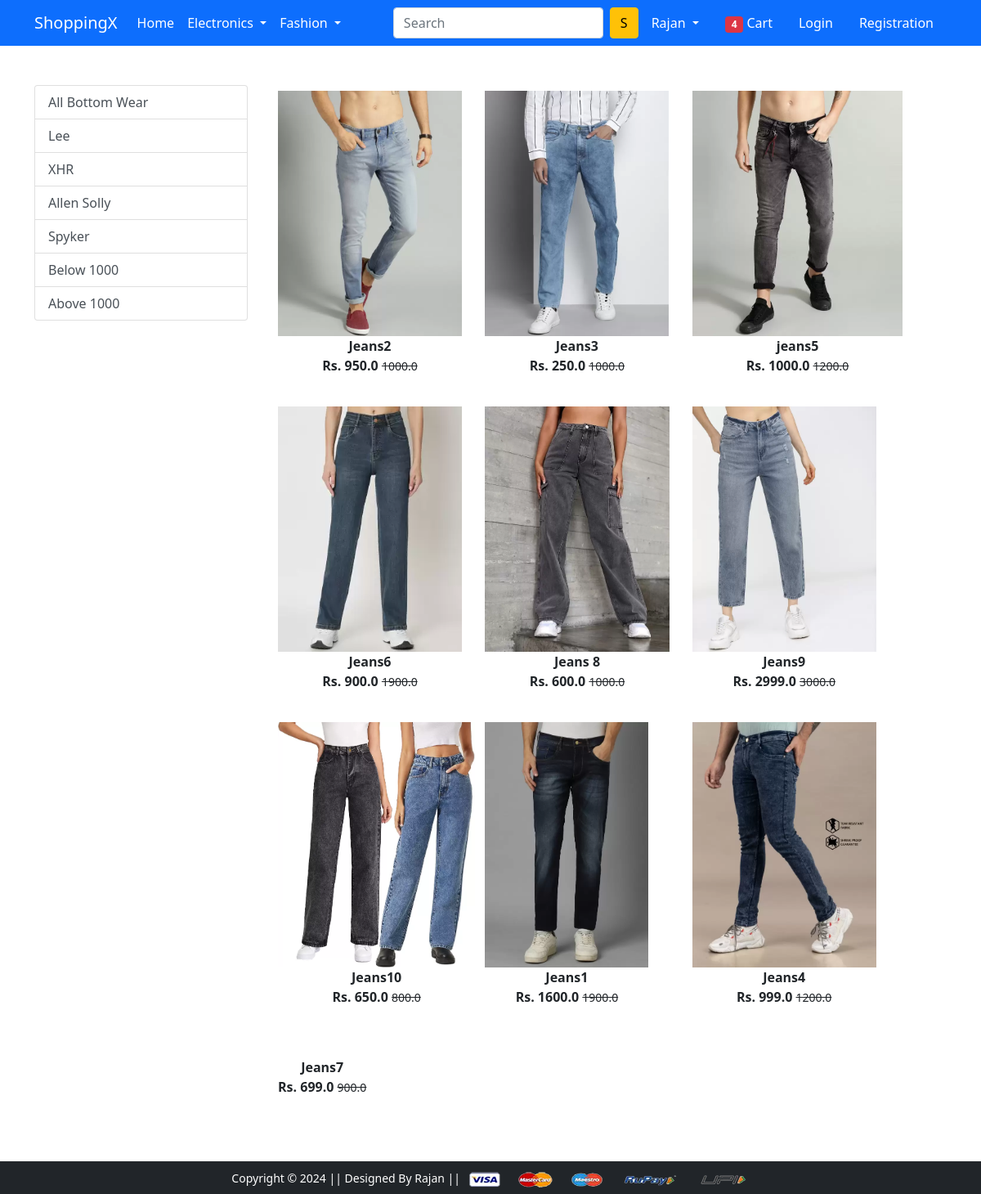
The app's page /bottomwear/ with its own data.
### app/models.py (models this page shows, shortened)
class Product(models.Model):
    title = models.CharField(max_length = 100)
    selling_price = models.FloatField()
    discounted_price = models.FloatField()
    description = models.TextField()
    brand = models.CharField(max_length = 100)
    category = models.CharField(choices = CATEGORY_CHOICE, max_length = 2)
    product_image = models.ImageField(upload_to='productimg')

### app/views.py (the view)
# urls.py: path('bottomwear/', views.bottomwear, name='bottomwear'),
def bottomwear(request, data=None):
    if data is None:
        bottomwears = Product.objects.filter(category="BW")
    elif data in ["Lee", "XHR", "Allen", "Spyker"]:
        bottomwears = Product.objects.filter(category="BW", brand=data)
    elif data == "below":
        bottomwears = Product.objects.filter(category="BW", discounted_price__lt=1000)
    elif data == "above":
        bottomwears = Product.objects.filter(category="BW", discounted_price__gt=1000)
    else:
        bottomwears = Product.objects.none()
    return render(request, "app/bottomwear.html", {"bottomwears": bottomwears})

### app/templates/app/bottomwear.html (shortened to what this page needs)
{% extends 'app/base.html' %}
{% load static %}
{% block main-content %}
<div class="container my-5">
    <div class="row">
        <div class="col-sm-3">
            <div class="list-group">
                <a href="{% url 'bottomwear' %}" class="list-group-item list-group-item-action" aria-current="true">All Bottom Wear</a>
                <a href="{% url 'bottomweardata' 'Lee' %}" class="list-group-item list-group-item-action" aria-current="true">Lee</a>
                <a href="{% url 'bottomweardata' 'XHR' %}" class="list-group-item list-group-item-action" aria-current="true">XHR</a>
                <a href="{% url 'bottomweardata' 'Allen' %}" class="list-group-item list-group-item-action" aria-current="true">Allen Solly</a>
                <a href="{% url 'bottomweardata' 'Spyker' %}" class="list-group-item list-group-item-action" aria-current="true">Spyker</a>
                <a href="{% url 'bottomweardata' 'below' %}" class="list-group-item list-group-item-action" aria-current="true">Below 1000</a>
                <a href="{% url 'bottomweardata' 'above' %}" class="list-group-item list-group-item-action" aria-current="true">Above 1000</a>
            </div>
        </div>
        <div class="col-sm-8">
            <div class="row">
                {% for product in bottomwears %}
                <div class="col-sm-4 text-centre mb-4">
                    <a href="{% url 'product-detail' product.id %}" class="btn">
                        <div class="item">
                            <img src="{{product.product_image.url}}" alt="" height="300" class="">
                            <div class="fw-bold">{{product.title}}</div>
                            <div class="fw-bold">Rs. {{product.discounted_price}}
                                <small class="fw-light text-decoration-line-through">{{product.selling_price}}</small>
                            </div>
                        </div>
                    </a>
                </div>
                {% endfor %}
            </div>
        </div>
    </div>
</div>
{% endblock main-content %}

### records on screen
Product: product_image (picture), title "Jeans2", discounted_price "950.0", selling_price "1000.0"
Product: product_image (picture), title "Jeans3", discounted_price "250.0", selling_price "1000.0"
Product: product_image (picture), title "jeans5", discounted_price "1000.0", selling_price "1200.0"
Product: product_image (picture), title "Jeans6", discounted_price "900.0", selling_price "1900.0"
Product: product_image (picture), title "Jeans 8", discounted_price "600.0", selling_price "1000.0"
Product: product_image (picture), title "Jeans9", discounted_price "2999.0", selling_price "3000.0"
Product: product_image (picture), title "Jeans10", discounted_price "650.0", selling_price "800.0"
Product: product_image (picture), title "Jeans1", discounted_price "1600.0", selling_price "1900.0"
Product: product_image (picture), title "Jeans4", discounted_price "999.0", selling_price "1200.0"
Product: title "Jeans7", discounted_price "699.0", selling_price "900.0"
